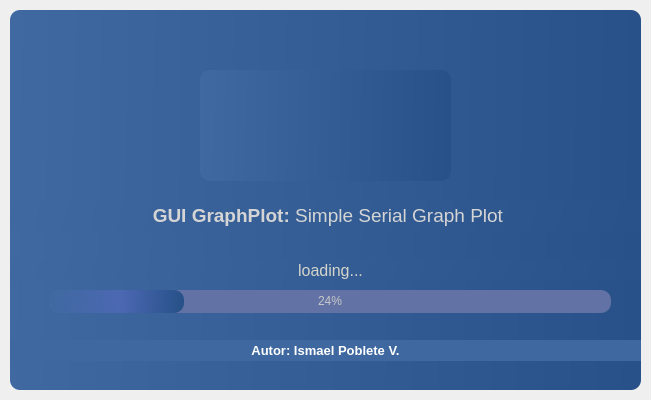
<?xml version="1.0" encoding="UTF-8"?>
<ui version="4.0">
 <class>SplashScreen</class>
 <widget class="QMainWindow" name="SplashScreen">
  <property name="geometry">
   <rect>
    <x>0</x>
    <y>0</y>
    <width>651</width>
    <height>400</height>
   </rect>
  </property>
  <property name="windowTitle">
   <string>MainWindow</string>
  </property>
  <widget class="QWidget" name="centralwidget">
   <layout class="QVBoxLayout" name="verticalLayout">
    <property name="spacing">
     <number>0</number>
    </property>
    <property name="leftMargin">
     <number>10</number>
    </property>
    <property name="topMargin">
     <number>10</number>
    </property>
    <property name="rightMargin">
     <number>10</number>
    </property>
    <property name="bottomMargin">
     <number>10</number>
    </property>
    <item>
     <widget class="QFrame" name="SME_Splashframe">
      <property name="styleSheet">
       <string notr="true">QFrame {	
   
	background-color: qlineargradient(spread:reflect, x1:0, y1:0, x2:1, y2:0.0113636, stop:0 rgba(63, 105, 160, 255), stop:1 rgba(39, 81, 136, 255));
	border-radius: 10px;
}</string>
      </property>
      <property name="frameShape">
       <enum>QFrame::StyledPanel</enum>
      </property>
      <property name="frameShadow">
       <enum>QFrame::Raised</enum>
      </property>
      <widget class="QProgressBar" name="progressBar">
       <property name="geometry">
        <rect>
         <x>40</x>
         <y>280</y>
         <width>561</width>
         <height>23</height>
        </rect>
       </property>
       <property name="styleSheet">
        <string notr="true">QProgressBar {
	
	background-color: rgb(98, 114, 164);
	color: rgb(200, 200, 200);
	border-style: none;
	border-radius: 10px;
	text-align: center;
}
QProgressBar::chunk{
	border-radius: 10px;
	background-color: qlineargradient(spread:reflect, x1:0, y1:0, x2:1, y2:0.0113636, stop:0 rgba(63, 105, 160, 255), stop:0.534091 rgba(45, 90, 198, 108), stop:0.994318 rgba(39, 81, 136, 255));
}</string>
       </property>
       <property name="value">
        <number>24</number>
       </property>
      </widget>
      <widget class="QLabel" name="label_credits">
       <property name="geometry">
        <rect>
         <x>-10</x>
         <y>330</y>
         <width>651</width>
         <height>21</height>
        </rect>
       </property>
       <property name="font">
        <font>
         <family>Segoe UI</family>
         <pointsize>10</pointsize>
        </font>
       </property>
       <property name="styleSheet">
        <string notr="true">color: rgb(213, 213, 213);
background-color: rgb(62, 104, 159);</string>
       </property>
       <property name="text">
        <string>&lt;html&gt;&lt;head/&gt;&lt;body&gt;&lt;p align=&quot;center&quot;&gt;&lt;span style=&quot; font-weight:600; color:#ffffff;&quot;&gt;Autor: Ismael Poblete V.&lt;/span&gt;&lt;/p&gt;&lt;/body&gt;&lt;/html&gt;</string>
       </property>
       <property name="alignment">
        <set>Qt::AlignRight|Qt::AlignTrailing|Qt::AlignVCenter</set>
       </property>
      </widget>
      <widget class="QLabel" name="label_loading">
       <property name="geometry">
        <rect>
         <x>-10</x>
         <y>250</y>
         <width>661</width>
         <height>21</height>
        </rect>
       </property>
       <property name="font">
        <font>
         <family>Segoe UI</family>
         <pointsize>12</pointsize>
        </font>
       </property>
       <property name="styleSheet">
        <string notr="true">color: rgb(213, 213, 203);</string>
       </property>
       <property name="text">
        <string>loading...</string>
       </property>
       <property name="alignment">
        <set>Qt::AlignCenter</set>
       </property>
      </widget>
      <widget class="QLabel" name="label_description">
       <property name="geometry">
        <rect>
         <x>-10</x>
         <y>190</y>
         <width>661</width>
         <height>31</height>
        </rect>
       </property>
       <property name="font">
        <font>
         <family>Segoe UI</family>
         <pointsize>14</pointsize>
        </font>
       </property>
       <property name="styleSheet">
        <string notr="true">color: rgb(98, 114, 164);</string>
       </property>
       <property name="text">
        <string>&lt;html&gt;&lt;head/&gt;&lt;body&gt;&lt;p&gt;&lt;span style=&quot; font-weight:600; color:#d5d5d5;&quot;&gt;GUI GraphPlot: &lt;/span&gt;&lt;span style=&quot; color:#d5d5d5;&quot;&gt;Simple Serial Graph Plot &lt;/span&gt;&lt;/p&gt;&lt;/body&gt;&lt;/html&gt;</string>
       </property>
       <property name="alignment">
        <set>Qt::AlignCenter</set>
       </property>
      </widget>
      <widget class="QLabel" name="label">
       <property name="geometry">
        <rect>
         <x>190</x>
         <y>60</y>
         <width>251</width>
         <height>111</height>
        </rect>
       </property>
       <property name="autoFillBackground">
        <bool>true</bool>
       </property>
       <property name="text">
        <string/>
       </property>
       <property name="pixmap">
        <pixmap>SME-trans.png</pixmap>
       </property>
       <property name="scaledContents">
        <bool>true</bool>
       </property>
      </widget>
     </widget>
    </item>
   </layout>
  </widget>
 </widget>
 <resources/>
 <connections/>
</ui>
